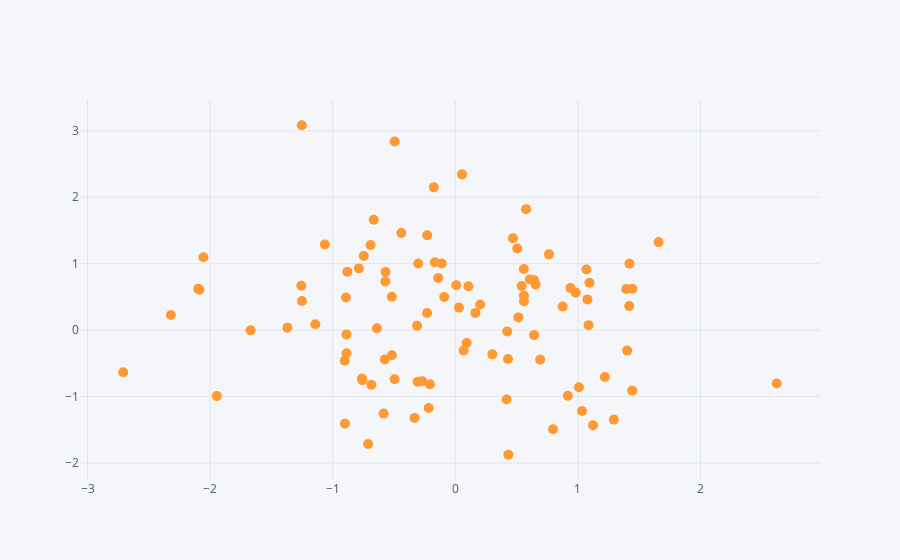

The code cell stored with this chart in its notebook:
### Markdown cell above
## Scatter

### Code cell
df.iplot(kind='scatter',x='A',y='B',mode='markers',size=10) 
# by default the scatter plot will be designed with connected lines and not dots. 
# So, we pass in the argument: mode='markers' to create dots | size argument is used to change the size of the markers
